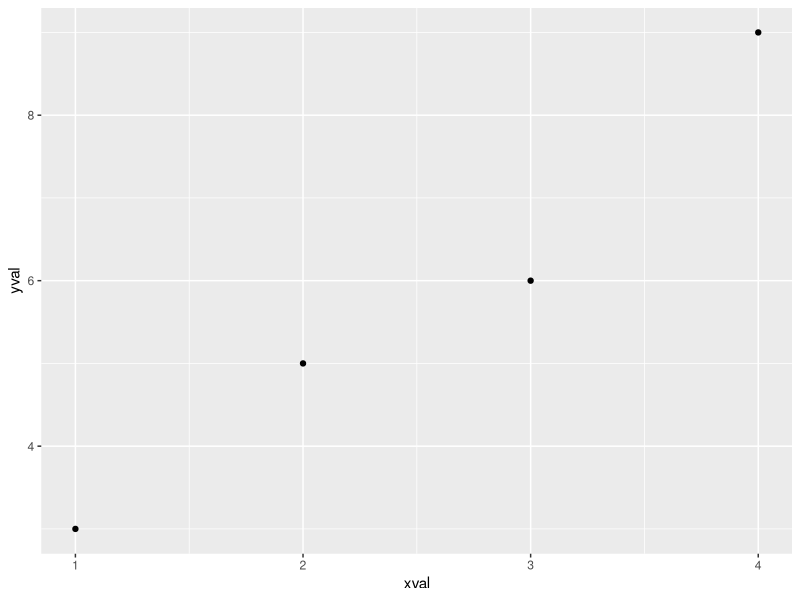
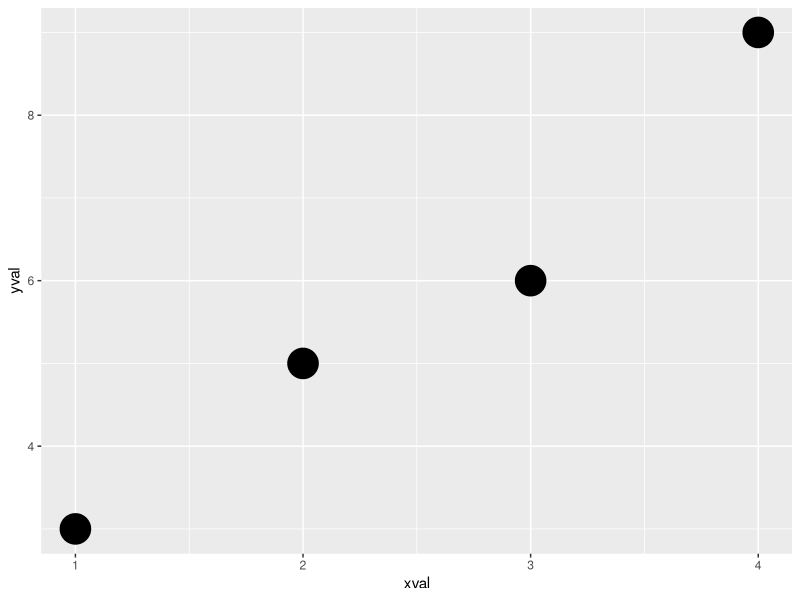
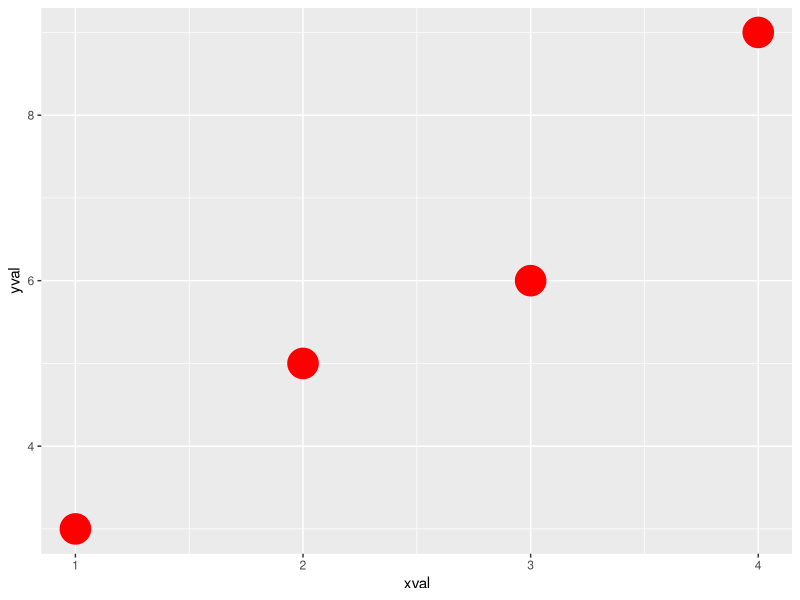
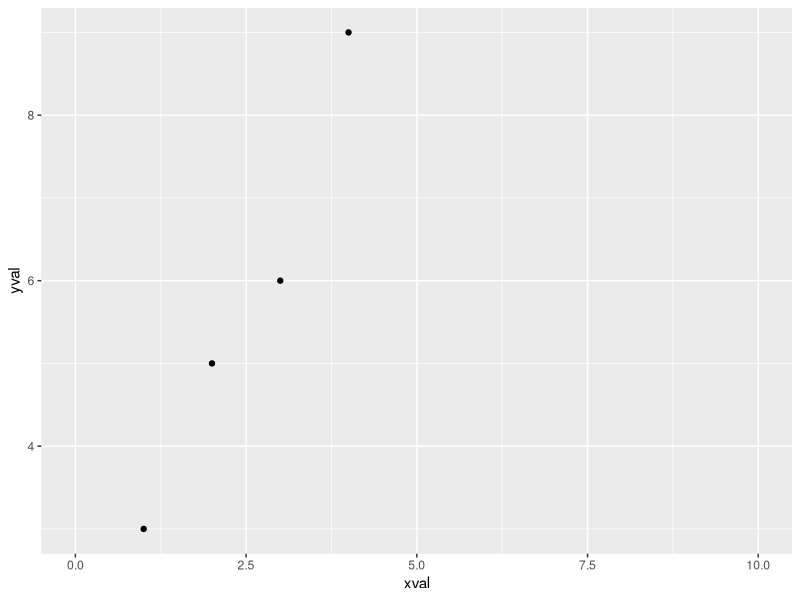
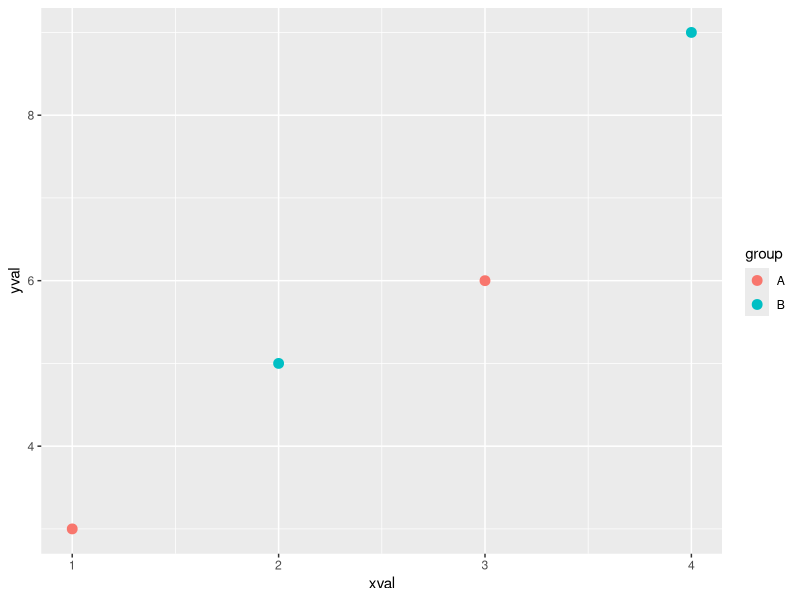
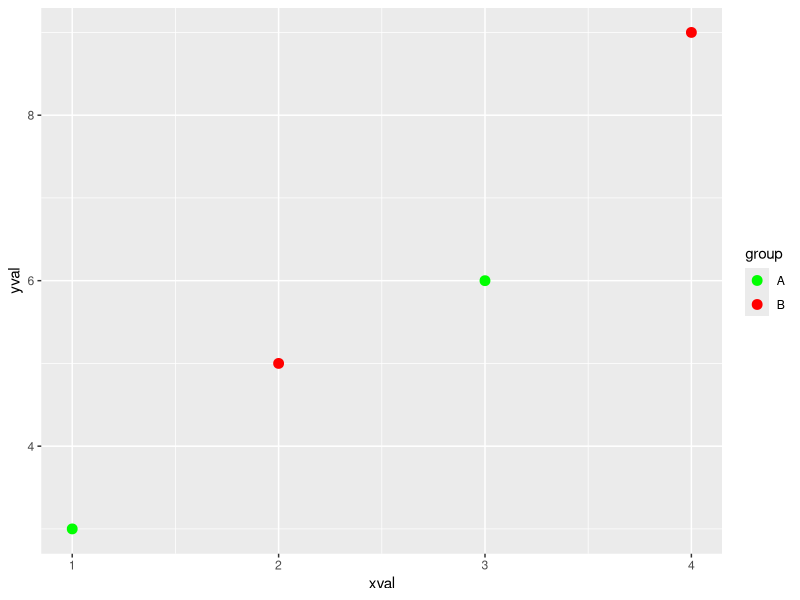

Reproduce these figures in R, in order. (Note: this script raises an error after producing the figures.)
library(ggplot2)

dat<-data.frame(xval=1:4,
                yval=c(3,5,6,9),
                group=c("A","B","A","B"))


ggplot(dat,aes(x=xval,y=yval)) + geom_point()

ggplot(dat,aes(x=xval,y=yval)) + geom_point(size=10)

ggplot(dat,aes(x=xval,y=yval)) + 
      geom_point(colour="red", size=10)

ggplot(dat,aes(x=xval,y=yval)) + geom_point() + 
       scale_x_continuous(limits=c(0,10))

ggplot(dat,aes(x=xval,y=yval)) + 
      geom_point(aes(colour=group), size=3)

ggplot(dat,aes(x=xval,y=yval)) + 
  geom_point(aes(colour=group), size=3) +
   scale_color_manual(values=c("green","red"))

ggplot(dat,aes(x=xval,y=yval)) + 
  geom_line(size=2)+
    geom_point(size=4,colour="red")+
      title("This is the title")









